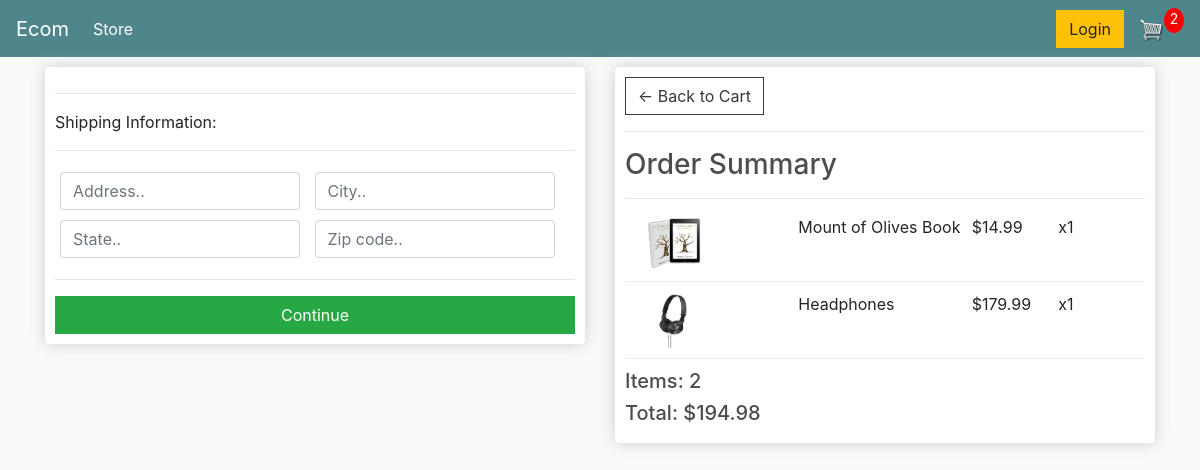
Screenshot of /checkout/ (signed in) with the database file from the repository.
### store/models.py (models this page shows, shortened)
class OrderItem(models.Model):
    product = models.ForeignKey(
        Product, on_delete=models.SET_NULL, blank=True, null=True)
    order = models.ForeignKey(
        Order, on_delete=models.SET_NULL, blank=True, null=True)
    quantity = models.IntegerField(default=0, null=True, blank=True)
    date_added = models.DateTimeField(auto_now_add=True)
    @property
    def get_total(self):
        total = self.product.price * self.quantity
        return total

class Product(models.Model):
    name = models.CharField(max_length=200, null=True)
    price = models.DecimalField(max_digits=7 , decimal_places=2)
    digital = models.BooleanField(default=False, null=True, blank=True)
    image = models.ImageField(null=True , blank=True)
    @property
    def imageURL(self):
        try:
            url = self.image.url
        except:
            url = ''
        return url

class Order(models.Model):
    customer = models.ForeignKey(
        Customer, on_delete=models.SET_NULL, blank=True, null=True)
    date_ordered = models.DateTimeField(auto_now_add=True)
    complete = models.BooleanField(default=False, null=True, blank=True)
    transaction_id = models.CharField(max_length=200, null=True)
    @property
    def shipping(self):
        shipping = False
        orderitems = self.orderitem_set.all()
        for i in orderitems:
            if i.product.digital == False:
                shipping = True
        return shipping
    @property
    def get_cart_items(self):
        orderitems = self.orderitem_set.all()
        total = sum([item.quantity for item in orderitems])
        return total
    @property
    def get_cart_total(self):
        orderitems = self.orderitem_set.all()
        total = sum([item.get_total for item in orderitems])
        return total

### store/views.py (the view)
# urls.py: path('checkout/' , views.checkout , name="checkout"),
def checkout(request):
    data = cartData(request)
    cartItems = data['cartItems']
    order = data['order']
    items = data['items']
    context = {'items': items, 'order': order, 'cartItems': cartItems}
    return render(request, 'store/checkout.html', context)

### store/utils.py (called while the page is built)
def cartData(request):
    if request.user.is_authenticated:
        customer = request.user.customer
        order, created = Order.objects.get_or_create(
            customer=customer, complete=False)
        items = order.orderitem_set.all()
        cartItems = order.get_cart_items
    else:
        cookieData = cookieCart(request)
        cartItems = cookieData['cartItems']
        order = cookieData['order']
        items = cookieData['items']
    return {'cartItems': cartItems , 'order': order , 'items': items}

### store/templates/store/checkout.html (shortened to what this page needs)
{% extends 'store/main.html' %} {% load static %} {% block content %}
<div class="row">
  <div class="col-lg-6">
    <div class="box-element" id="form-wrapper">
      <form id="form">
        <div id="shipping-info">
          <hr />
          <p>Shipping Information:</p>
          <hr />
          <div class="form-field">
            <input
              class="form-control"
              type="text"
              name="address"
              placeholder="Address.."
            />
          </div>
          <div class="form-field">
            <input
              class="form-control"
              type="text"
              name="city"
              placeholder="City.."
            />
          </div>
          <div class="form-field">
            <input
              class="form-control"
              type="text"
              name="state"
              placeholder="State.."
            />
          </div>
          <div class="form-field">
            <input
              class="form-control"
              type="text"
              name="zipcode"
              placeholder="Zip code.."
            />
          </div>
        </div>
        <hr />
        <input
          id="form-button"
          class="btn btn-success btn-block"
          type="submit"
          value="Continue"
        />
      </form>
    </div>
    <br />
  </div>
  <div class="col-lg-6">
    <div class="box-element">
      <a class="btn btn-outline-dark" href="{% url 'cart' %}"
        >&#x2190; Back to Cart</a
      >
      <hr />
      <h3>Order Summary</h3>
      <hr />
      {% for item in items %}
      <div class="cart-row">
        <div style="flex: 2">
          <img class="row-image" src="{{item.product.imageURL}}" />
        </div>
        <div style="flex: 2"><p>{{item.product.name}}</p></div>
        <div style="flex: 1"><p>${{item.product.price|floatformat:2}}</p></div>
        <div style="flex: 1"><p>x{{item.quantity}}</p></div>
      </div>
      {% endfor %}
      <h5>Items: {{order.get_cart_items}}</h5>
      <h5>Total: ${{order.get_cart_total|floatformat:2}}</h5>
    </div>
  </div>
</div>
{% endblock %}

### static/css/main.css (style rules this page uses)
body { background-color: hsl(0, 0%, 98%); }
h1,h2,h3,h4,h5,h6 { color:hsl(0, 0%, 30%); }
.box-element { box-shadow:hsl(0, 0%, 80%) 0 0 16px; background-color: #fff; border-radius: 4px; padding: 10px; }
.col-lg-4, .col-lg-6, .col-lg-8, .col-lg-12 { margin-top: 10px; }
.btn { border-radius: 0; font-family: 10px !important; }
.row-image { width: 100px; }
.form-field { width:250px; display: inline-block; padding: 5px; }
.cart-row { display: flex; align-items: flex-stretch; padding-bottom: 10px; margin-bottom: 10px; border-bottom: 1px solid #ececec; }

### rows the page displays
OrderItem: product.imageURL (picture), product.name "Mount of Olives Book", product.price "14.99", quantity "1"
OrderItem: product.imageURL (picture), product.name "Headphones", product.price "179.99", quantity "1"
Order: get_cart_items "2", get_cart_total "194.98"

### other values shown
{{ cartItems }} "2"
